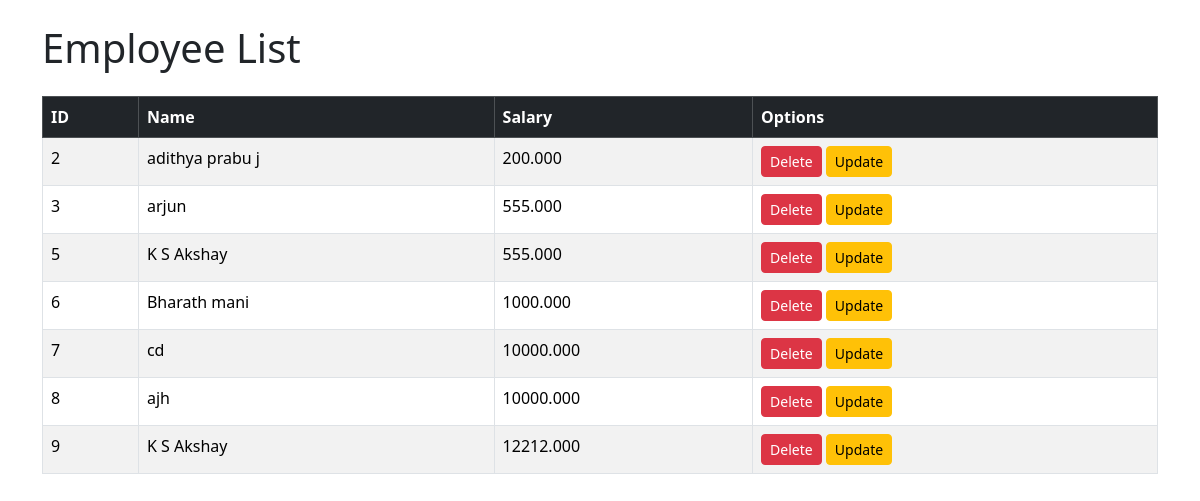
The page / on the database its author committed.
### main/models.py (models this page shows)
class Employee(models.Model):
    name=models.CharField(max_length=100)
    salary=models.DecimalField(max_digits=8, decimal_places=3)

### main/views.py (the view)
# urls.py: path("", views.employee_list, name='emp_list'),
def employee_list(request):
    employees = Employee.objects.all()
    return render(request, 'emp_list.html', {'employees': employees})

### main/templates/emp_list.html (shortened to what this page needs)
<!DOCTYPE html>
<html lang="en">
<head>
    <link href="https://cdn.jsdelivr.net/npm/bootstrap@5.3.3/dist/css/bootstrap.min.css" rel="stylesheet">
</head>
<body>
    <div class="container mt-4">
        <h1 class="mb-4">Employee List</h1>
        <table class="table table-striped table-bordered">
            <thead class="table-dark">
                <tr>
                    <th>ID</th>
                    <th>Name</th>
                    <th>Salary</th>
                    <th>Options</th>
                </tr>
            </thead>
            <tbody>
                {% for employee in employees %}
                <tr>
                    <td>{{ employee.pk }}</td>
                    <td>{{ employee.name }}</td>
                    <td>{{ employee.salary }}</td>
                    <td>
                        <a href="{% url 'delete_emp' employee.pk %}" class="btn btn-danger btn-sm">Delete</a>
                        <a href="{% url 'update_emp' employee.pk %}" class="btn btn-warning btn-sm">Update</a>
                    </td>
                </tr>
                {% endfor %}
            </tbody>
        </table>
    </div>
</body>
</html>

### rows shown on the page
Employee: pk "2", name "adithya prabu j", salary "200.000"
Employee: pk "3", name "arjun", salary "555.000"
Employee: pk "5", name "K S Akshay", salary "555.000"
Employee: pk "6", name "Bharath mani", salary "1000.000"
Employee: pk "7", name "cd", salary "10000.000"
Employee: pk "8", name "ajh", salary "10000.000"
Employee: pk "9", name "K S Akshay", salary "12212.000"
